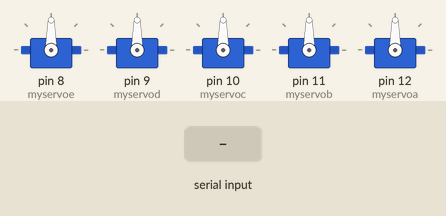
Bench run of a sketch on a simulated Arduino Uno, built with avr-gcc and run on an emulated ATmega328P. On the bench: 5 × servo. The test bench sets the inputs (shaded band). What the sketch prints to the serial monitor is not drawn.

Above: at 1.2 s.
1.3 s: "1" received over Serial
At 3.3 s:
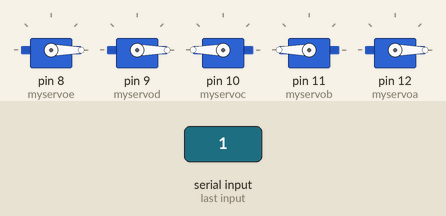
3.8 s: "3" received over Serial
At 5.2 s:
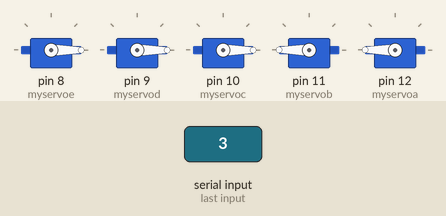
6.3 s: "2" received over Serial
At 8.3 s:
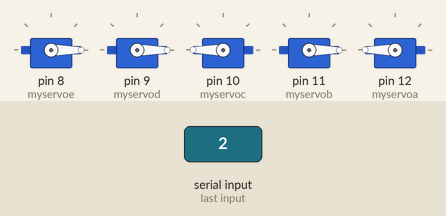
8.8 s: "4" received over Serial
At 10.2 s:
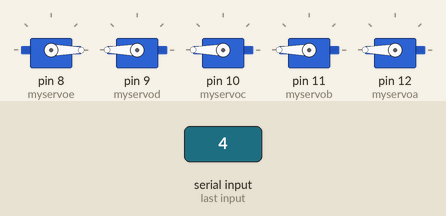
11.3 s: "5" received over Serial
At 13.3 s:
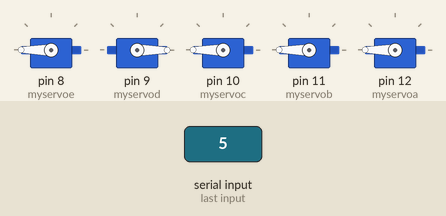
13.8 s: "0" received over Serial
At 15.2 s:
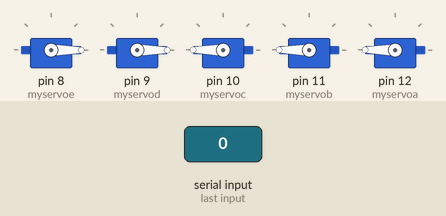
Timing chart, 0 to 16.8 s (numbered marks = the images above; inputs shaded):
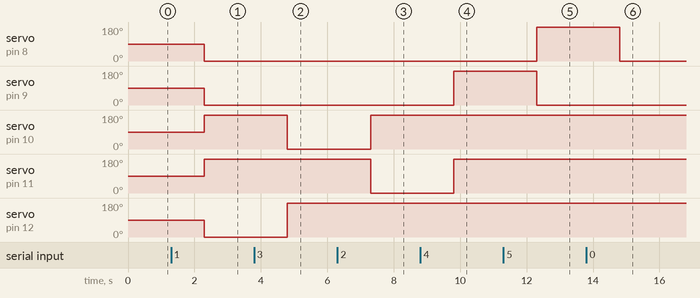

Measured:
- after the input at 1.3 s, servo on pin 8 (myservoe), servo on pin 9 (myservod), servo on pin 12 (myservoa): 90° → 0° after 1.0 s; servo on pin 10 (myservoc), servo on pin 11 (myservob): 90° → 180° after 1.0 s
- after the input at 3.8 s, servo on pin 10 (myservoc): 180° → 0° after 1.0 s; servo on pin 12 (myservoa): 0° → 180° after 1.0 s
- after the input at 6.3 s, servo on pin 10 (myservoc): 0° → 180° after 1.0 s; servo on pin 11 (myservob): 180° → 0° after 1.0 s
- after the input at 8.8 s, servo on pin 9 (myservod), servo on pin 11 (myservob): 0° → 180° after 1.0 s
- after the input at 11.3 s, servo on pin 8 (myservoe): 0° → 180° after 1.0 s; servo on pin 9 (myservod): 180° → 0° after 1.0 s
- after the input at 13.8 s, servo on pin 8 (myservoe): 180° → 0° after 1.0 s

The sketch:

new_style.ino
```cpp
#include <Servo.h>

Servo myservoa, myservob, myservoc, myservod, myservoe;  // create servo object to control a servo
                // a maximum of eight servo objects can be created

int pos = 0;
char space = ' ';
int servodata;
int arrays[] = {0,0,0,0,0};
int per_array[] = {0,0,0,0,0};//{int('0'),int('0'),int('0'),int('0'),int('0')};
String incomingByte = "";
void setup()  {
  Serial.begin(9600);
  myservoe.attach(8);
  myservod.attach(9);
  myservoc.attach(10);
  myservob.attach(11);
  myservoa.attach(12);
}
void copy(){
  for (int i =0 ; i < 5; i ++){
    arrays[i] = per_array[i];
  }
}

void finder(int a){
  if (a == 49){
    arrays[0] = 49;
  }else if (a==50){
    arrays[1] = 50;
  }else if (a==51){
    arrays[2] = 51;
  }else if (a==52){
    arrays[3] = 52;
  }else if (a==53){
    arrays[4] = 53;
  }
}
void loop()
{
  if (Serial.available() > 0) {
    // read the incoming byte:
    copy();
    Serial.println(arrays[0]);
    incomingByte = Serial.readString();
    int count = 0;
    for (int i = 0; i < incomingByte.length(); i++){
      if (incomingByte[i] != space){
        finder((int)incomingByte[i]);
      }
    }
    for (int i = 0; i < 5; i++){
      Serial.print(arrays[i],DEC);
    }

    Serial.println("Executed");
    Serial.print(arrays[2]+"a");
    if (arrays[0] == 49){
      Serial.println(arrays[0]);
      myservoa.write(0);
    }else{
      myservoa.write(180);
    }

    if (arrays[1] == 50){
      Serial.println(arrays[1]);
      myservob.write(0);
    }else{
      myservob.write(180);
    }

    if (arrays[2] == 51){
      Serial.println(arrays[2]);
      myservoc.write(0);
    }else{
      myservoc.write(180);
    }

    if (arrays[3] == 52){
      Serial.println(arrays[3]);
      myservod.write(180);
    }else{
      myservod.write(0);
    }

    if (arrays[4] == 53){
      Serial.println(arrays[4]);
      myservoe.write(180);
    }else{
      myservoe.write(0);
    }
  }
}
```
